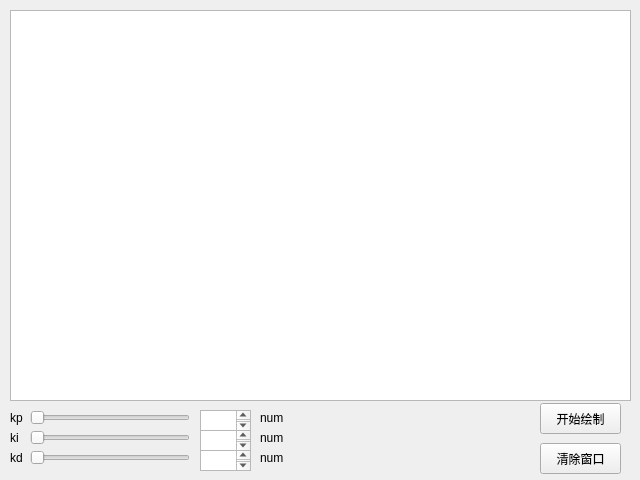
<?xml version="1.0" encoding="UTF-8"?>
<ui version="4.0">
 <class>draw_pid</class>
 <widget class="QWidget" name="draw_pid">
  <property name="geometry">
   <rect>
    <x>0</x>
    <y>0</y>
    <width>640</width>
    <height>480</height>
   </rect>
  </property>
  <property name="windowTitle">
   <string>Form</string>
  </property>
  <widget class="QChartView" name="graphicsView">
   <property name="geometry">
    <rect>
     <x>10</x>
     <y>10</y>
     <width>621</width>
     <height>391</height>
    </rect>
   </property>
  </widget>
  <widget class="QPushButton" name="onoff_draw">
   <property name="geometry">
    <rect>
     <x>540</x>
     <y>403</y>
     <width>81</width>
     <height>31</height>
    </rect>
   </property>
   <property name="text">
    <string>开始绘制</string>
   </property>
  </widget>
  <widget class="QPushButton" name="clean_window">
   <property name="geometry">
    <rect>
     <x>540</x>
     <y>443</y>
     <width>81</width>
     <height>31</height>
    </rect>
   </property>
   <property name="text">
    <string>清除窗口</string>
   </property>
  </widget>
  <widget class="QSlider" name="horizontalSlider">
   <property name="geometry">
    <rect>
     <x>30</x>
     <y>410</y>
     <width>160</width>
     <height>16</height>
    </rect>
   </property>
   <property name="orientation">
    <enum>Qt::Orientation::Horizontal</enum>
   </property>
  </widget>
  <widget class="QSlider" name="horizontalSlider_2">
   <property name="geometry">
    <rect>
     <x>30</x>
     <y>430</y>
     <width>160</width>
     <height>16</height>
    </rect>
   </property>
   <property name="orientation">
    <enum>Qt::Orientation::Horizontal</enum>
   </property>
  </widget>
  <widget class="QSlider" name="horizontalSlider_3">
   <property name="geometry">
    <rect>
     <x>30</x>
     <y>450</y>
     <width>160</width>
     <height>16</height>
    </rect>
   </property>
   <property name="orientation">
    <enum>Qt::Orientation::Horizontal</enum>
   </property>
  </widget>
  <widget class="QLabel" name="label">
   <property name="geometry">
    <rect>
     <x>10</x>
     <y>410</y>
     <width>16</width>
     <height>16</height>
    </rect>
   </property>
   <property name="text">
    <string>kp</string>
   </property>
  </widget>
  <widget class="QLabel" name="label_2">
   <property name="geometry">
    <rect>
     <x>10</x>
     <y>430</y>
     <width>16</width>
     <height>16</height>
    </rect>
   </property>
   <property name="text">
    <string>ki</string>
   </property>
  </widget>
  <widget class="QLabel" name="label_3">
   <property name="geometry">
    <rect>
     <x>10</x>
     <y>450</y>
     <width>16</width>
     <height>16</height>
    </rect>
   </property>
   <property name="text">
    <string>kd</string>
   </property>
  </widget>
  <widget class="QLabel" name="kp_label">
   <property name="geometry">
    <rect>
     <x>260</x>
     <y>410</y>
     <width>54</width>
     <height>16</height>
    </rect>
   </property>
   <property name="text">
    <string>num</string>
   </property>
  </widget>
  <widget class="QLabel" name="ki_label">
   <property name="geometry">
    <rect>
     <x>260</x>
     <y>430</y>
     <width>54</width>
     <height>16</height>
    </rect>
   </property>
   <property name="text">
    <string>num</string>
   </property>
  </widget>
  <widget class="QLabel" name="kd_label">
   <property name="geometry">
    <rect>
     <x>260</x>
     <y>450</y>
     <width>54</width>
     <height>16</height>
    </rect>
   </property>
   <property name="text">
    <string>num</string>
   </property>
  </widget>
  <widget class="QTextEdit" name="kp_textEdit">
   <property name="geometry">
    <rect>
     <x>200</x>
     <y>410</y>
     <width>51</width>
     <height>21</height>
    </rect>
   </property>
  </widget>
  <widget class="QTextEdit" name="ki_textEdit">
   <property name="geometry">
    <rect>
     <x>200</x>
     <y>430</y>
     <width>51</width>
     <height>21</height>
    </rect>
   </property>
  </widget>
  <widget class="QTextEdit" name="kd_textEdit">
   <property name="geometry">
    <rect>
     <x>200</x>
     <y>450</y>
     <width>51</width>
     <height>21</height>
    </rect>
   </property>
  </widget>
 </widget>
 <customwidgets>
  <customwidget>
   <class>QChartView</class>
   <extends>QGraphicsView</extends>
   <header location="global">qchartview.h</header>
  </customwidget>
 </customwidgets>
 <resources/>
 <connections/>
</ui>
